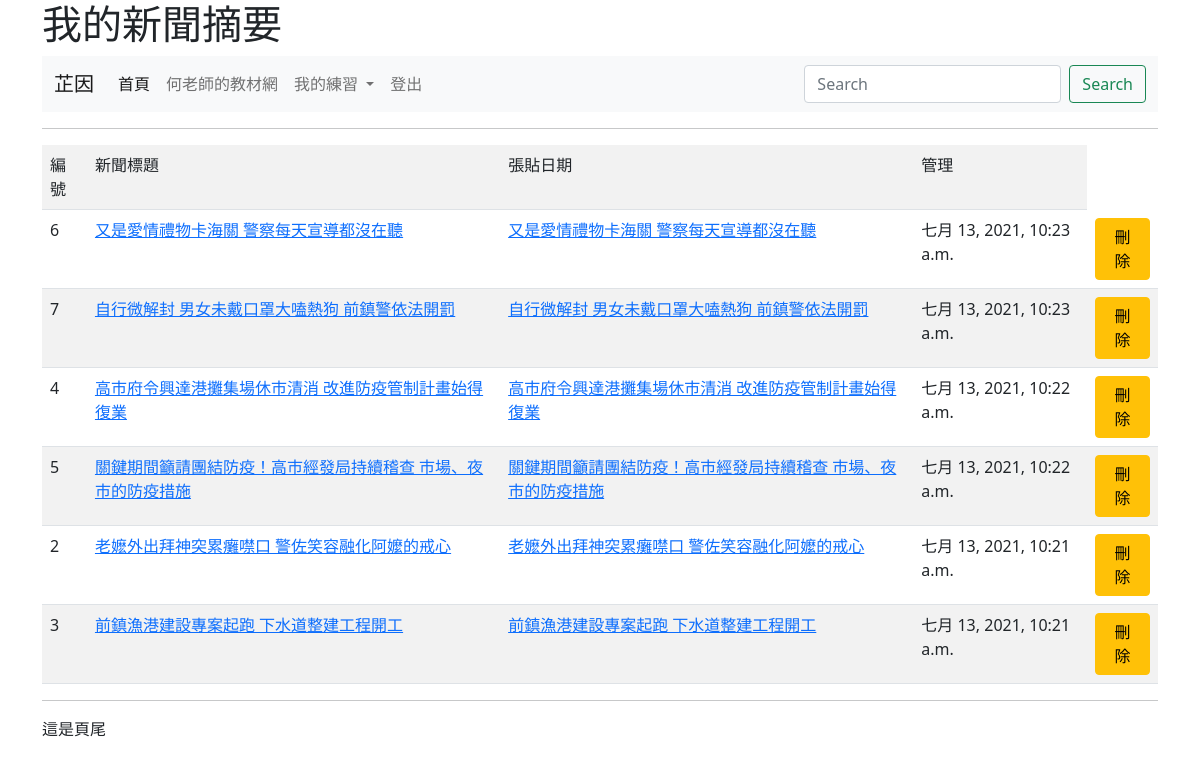
Page /news/ (signed in) on the committed database.
### mysite/models.py (models this page shows, shortened)
class Post(models.Model):
	title = models.CharField(max_length=200) #field=資料欄
	content = models.TextField() #TextField=大量文字沒限制
	pub_date = models.DateTimeField(default=timezone.now) #預設現在的時間
	class Meta:
		ordering = ('-pub_date',)

### mysite/views.py (the view)
# urls.py: path('news/', views.news),
def news(request):
	posts = Post.objects.all()
	return render(request, 'news.html' , locals())

### templates/news.html (shortened to what this page needs)
{% extends "base.html" %}
{% block main %}
	<hr>
	<table class="table table-striped">
		<tr>
			<td>編號</td><td>新聞標題</td><td>張貼日期</td>
			{% if request.user.is_superuser %}
			<td>管理</td>
			{% endif %}
		</tr>
	{% for post in posts %}
	   	<tr>
	   		<td>{{ post.id }}</td>
	   		<td><a href="/show/{{ post.id }}/">{{ post.title }}</a></td>
	   		<td>
	   			{% if request.user.is_authenticated %}
	   				<a href="/show/{{ post.id }}/">{{ post.title }}</a>
	   			{% else %}
		   			{{ post.title }}
	   			{% endif %}
	   		</td>
	   		<td>{{ post.pub_date }}</td>
			{% if request.user.is_superuser %}
			<td><a class='btn btn-warning' href="/delete/{{post.id}}/">刪除</a></td>
			{% endif %}
		</tr>
	{% endfor %}
	</table>
{% endblock %}

### templates/menu.html (shortened to what this page needs)
<nav class="navbar navbar-expand-lg navbar-light bg-light">
	<div class="container-fluid">
		<a class="navbar-brand" href="#">
			{% if request.user.is_authenticated%}
				{{ request.user.first_name}}
			{% else %}
				未登入的訪客
			{% endif %}
		</a>
		<div class="collapse navbar-collapse" id="navbarSupportedContent">
			<ul class="navbar-nav me-auto mb-2 mb-lg-0">
				<li class="nav-item">
					<a class="nav-link active" aria-current="page" href="/">首頁</a>
				</li>
				<li class="nav-item">
					<a class="nav-link" href="https://104.es">何老師的教材網</a>
				</li>
				<li class="nav-item dropdown">
					<a class="nav-link dropdown-toggle" href="#" id="navbarDropdown" role="button" data-bs-toggle="dropdown" aria-expanded="false">
						我的練習
					</a>
				</li>
				{% if request.user.is_authenticated %}
					<li class="nav-item">
						<a class="nav-link" href="/logout/" tabindex="-1">登出</a>
					</li>
				{% else %}
					<li class="nav-item">
						<a class="nav-link" href="/admin/login/?next=/" tabindex="-1">登入
						</a>
					</li>
				{% endif %}
			</ul>
			<form class="d-flex">
				<input class="form-control me-2" type="search" placeholder="Search" aria-label="搜尋">
				<button class="btn btn-outline-success" type="submit">Search</button>
			</form>
		</div>
	</div>
</nav>

### rows in the picture
Post: id "6", title "又是愛情禮物卡海關 警察每天宣導都沒在聽", pub_date "七月 13, 2021, 10:23 a.m."
Post: id "7", title "自行微解封 男女未戴口罩大嗑熱狗 前鎮警依法開罰", pub_date "七月 13, 2021, 10:23 a.m."
Post: id "4", title "高市府令興達港攤集場休市清消 改進防疫管制計畫始得復業", pub_date "七月 13, 2021, 10:22 a.m."
Post: id "5", title "關鍵期間籲請團結防疫！高市經發局持續稽查 市場、夜市的防疫措施", pub_date "七月 13, 2021, 10:22 a.m."
Post: id "2", title "老嬷外出拜神突累癱噤口 警佐笑容融化阿嬤的戒心", pub_date "七月 13, 2021, 10:21 a.m."
Post: id "3", title "前鎮漁港建設專案起跑 下水道整建工程開工", pub_date "七月 13, 2021, 10:21 a.m."

### other values in the picture
{{ request.user.first_name }} "芷因"
